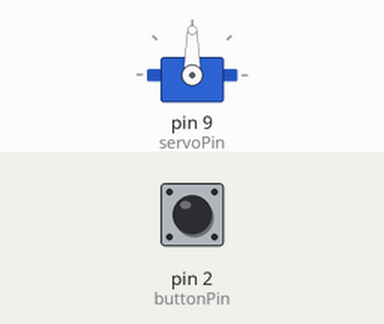
Simulated run of this sketch. Board: Arduino Uno, built with avr-gcc and run on an emulated ATmega328P. Shown: servo. The test bench sets the inputs (shaded band); at power-on: pin 2 (buttonPin) LOW.

Above: at 1.2 s.
1.3 s: pin 2 (buttonPin) pulled HIGH for 3.2 s
At 3.8 s:
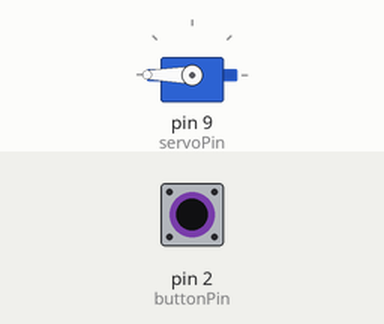
At 5.7 s:
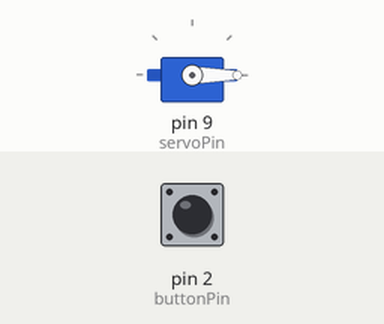
Timing chart, 0 to 7.2 s (numbered marks = the images above; inputs shaded):
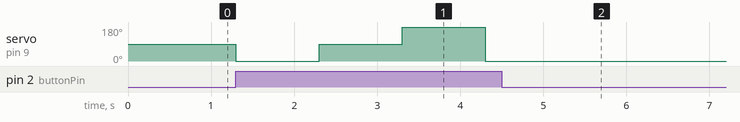

Measured:
- after the input at 1.3 s, servo on pin 9 (servoPin): 90° → 0° at once, → 90° 1.0 s later, → 180° 1.0 s later, → 0° 1.0 s later

The sketch:

ServoControl3.ino
```cpp
#include <Servo.h>  //servo header

const int buttonPin = 2;     // the number of the pushbutton pin
int servoPin = 9; //sets the servo to pin 9
int buttonState = 0;
Servo servo;


void setup()
{
  pinMode(buttonPin, INPUT);
  pinMode(servoPin, OUTPUT);
  Serial.begin(9600);
  servo.attach(servoPin);
  servo.write(90); //starts the servo at 90 to start off with
}


void loop()
{
  buttonState = digitalRead(buttonPin);
  if (buttonState == HIGH)
  {
    servo.write(0);
    delay(1000);
  }
  buttonState = digitalRead(buttonPin);
  if (buttonState == HIGH)
  {
    servo.write(90);
    delay(1000);
  }
  buttonState = digitalRead(buttonPin);
  if (buttonState == HIGH)
  {
    servo.write(180);
    delay(1000);
  }
}
```
